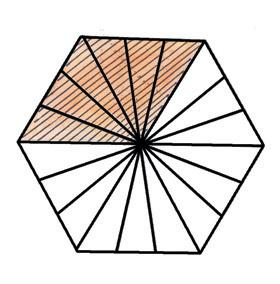
#> input picture files/images/Fraction1.jpg, 280 x 284 px; its folder holds only this picture in this run
$ python -i colored_images.py   (imports and definitions only)
#> lines starting #> are read from the running program, lines starting #| are printed output that depends on the picture
### color_extraction_utils.py
from collections import defaultdict

import color_conversion_utils as color_converter


def get_matching_color(color_to_be_matched, color_list):
    hue = color_to_be_matched[0]
    sat = color_to_be_matched[1]
    brightness = color_to_be_matched[2]
    if sat < 10 and brightness > 90:
        return tuple([0, 0, 100])
    if sat < 10 and brightness < 10:
        return tuple([0, 0, 0])
    for color in color_list:
        color_hue = color[0]
        color_sat = color[1]
        color_brightness = color[2]
        if hue in range(color_hue - 5, color_hue + 5) and sat in range(color_sat - 10, color_sat + 10)\
                and brightness in range(color_brightness - 10, color_brightness + 10):
            return color
    return None


def deduplicate_entries(colors_map, top_colors_limit, total_number_of_pixels):
    top_colors = {}
    top_colors[(0, 0, 100)] = 0
    top_colors[(0, 0, 0)] = 0
    for color in colors_map:
        matching_color = get_matching_color(color, top_colors.keys())
        print(matching_color)
        if matching_color is None:
            top_colors[color] = colors_map[color]
        else:
            top_colors[matching_color] += colors_map[color]
    top_colors_filtered = {k: v for k, v in top_colors.items() if v/float(total_number_of_pixels)*100 > 0.1}
    top_colors_sorted = sorted(top_colors_filtered, key=top_colors_filtered.get, reverse=True)
    return top_colors_sorted[0:top_colors_limit]


def get_top_colors_hsv(image, no_of_colors):
    # map storing the frequency of each pixel color (in bgr) present in the image
    color_freq_map = defaultdict(int)
    (rows, cols, levels) = image.shape
    for i in range(0, rows):
        for j in range(0, cols):
            pixel_color = tuple(image[i, j, :].astype('int'))
            color_freq_map[pixel_color] += 1
    sorted_colors = sorted(color_freq_map, key=color_freq_map.get, reverse=True)
    top_colors = sorted_colors[0:100]
    top_colors_map = {}
    for color in top_colors:
        hsv_color = color_converter.get_hsv_from_bgr_pixel(color)
        if hsv_color in top_colors_map:
            top_colors_map[hsv_color] += color_freq_map[color]
        else:
            top_colors_map[hsv_color] = color_freq_map[color]
    top_colors_hsv = deduplicate_entries(top_colors_map, no_of_colors, rows*cols)
    return top_colors_hsv

### color_conversion_utils.py
import cv2
import numpy as np
import matplotlib


def get_hsv_from_bgr_image(bgr_image):
    rgb_image = cv2.cvtColor(bgr_image, cv2.COLOR_BGR2RGB)
    rgb_image = rgb_image.astype('float32')
    rgb_image = rgb_image/255

    hsv_image = matplotlib.colors.rgb_to_hsv(rgb_image)
    hue_values = hsv_image[:, :, 0]
    saturation_values = hsv_image[:, :, 1]
    brightness_values = hsv_image[:, :, 2]
    hsv_image[:, :, 0] = (hue_values*360).astype('int')
    hsv_image[:, :, 1] = (saturation_values*100).astype('int')
    hsv_image[:, :, 2] = (brightness_values*100).astype('int')
    return hsv_image


def get_hsv_from_bgr_pixel(pixel):
    pixel_arr = [pixel[2], pixel[1], pixel[0]]
    rgb = np.array(pixel_arr)
    rgb_normalized = rgb/255.0
    hsv_pixel_val = matplotlib.colors.rgb_to_hsv(rgb_normalized)
    hue = int(hsv_pixel_val[0]*360)
    sat = int(hsv_pixel_val[1]*100)
    brightness = int(hsv_pixel_val[2]*100)
    hsv = tuple([hue, sat, brightness])
    return hsv


def get_bgr_from_hsv_pixel(pixel):
    hue = pixel[0]/360.0
    sat = pixel[1]/100.0
    brightness = pixel[2]/100.0
    rgb_pixel_normalized = matplotlib.colors.hsv_to_rgb([hue, sat, brightness])
    rgb_pixel = np.multiply(rgb_pixel_normalized, 255).astype('int')
    bgr_pixel = [rgb_pixel[2], rgb_pixel[1], rgb_pixel[0]]
    return tuple(bgr_pixel)

### ui_utils.py
import tkinter
#from Tkinter import *
from tkinter import filedialog
from tkinter import *
#import tkFileDialog
import file_paths as file
import color_conversion_utils as color_converter
import image_properties as prop


# [9 lines left out: function fetch, not called in this run]


def makeform(root, colors):
    entries = []
    for color in colors:
        bgr_color = color_converter.get_bgr_from_hsv_pixel(color)
        rgb_color = tuple([bgr_color[2], bgr_color[1], bgr_color[0]])
        background_color = '#%02x%02x%02x' % rgb_color
        row = Frame(root)
        lab = Label(row, width=10, text='', bg=background_color, anchor='w')
        ent = Entry(row)
        row.pack(side=TOP, padx=5, pady=5)
        lab.pack(side=LEFT)
        ent.pack(side=RIGHT)
        entries.append((color, ent))
    return entries


def assign_height_to_colors(distinct_colors):
    root = Tk()
    root.title("Enter heights")
    instruction = Label(0, text="Please enter the height you want to assign to each color,\n"
                                "in the range 0 to 10. (Blank entries will be considered as 0)", padx=10)
    instruction.pack()
    ents = makeform(root, distinct_colors)
    root.bind('<Return>', (lambda event, e=ents: fetch(e, root)))
    b1 = Button(root, text='Submit', command=(lambda e=ents: fetch(e, root)))
    b1.pack(side=LEFT, padx=5, pady=5)
    root.mainloop()


# [16 lines left out: function browse_image, not called in this run]

### image_properties.py
height_map = {}
scaling_factor = 0.9


def get_height_map():
    return height_map


def set_height_map(mapping):
    global height_map
    height_map = mapping


def get_scaling_factor():
    return scaling_factor


def set_scaling_factor(num):
    global scaling_factor
    scaling_factor = num

### colored_images.py
import cv2
import numpy as np
from skimage import measure
from skimage.filters import threshold_otsu
from stl import mesh

import color_conversion_utils as color_converter
import color_extraction_utils as color_extractor
import ui_utils as ui
import file_utils
import file_paths as file
import image_properties as prop


def convert_from_colored_to_gray(image, distinct_colors):
    rows = image.shape[0]
    cols = image.shape[1]
    gray_image = np.zeros((rows, cols)).astype('float32')
    for i in range(0, rows):
        for j in range(0, cols):
            pixel_val = tuple(image[i, j, :].astype('int'))
            gray_image[i][j] = get_gray_value_from_color(pixel_val, distinct_colors)
    return gray_image


def get_gray_value_from_color(pixel, distinct_colors):
    gray_value = 0
    matching_color = color_extractor.get_matching_color(pixel, distinct_colors)
    if matching_color is not None:
        gray_value = prop.get_height_map()[matching_color]*0.1
    return gray_value


def convertColoredImageToSTL(imageurl):
#> called with imageurl = 'files/images/Fraction1.jpg'
    image = cv2.imread(imageurl)
#> image is the input picture: shape (284, 280, 3); mean B, G, R 215.1, 218.5, 223.8

    distinct_colors = color_extractor.get_top_colors_hsv(image, 10)
#> after the loop in get_top_colors_hsv, `for i in range(0, rows):`: color_freq_map = 11269 items
#> in get_top_colors_hsv, `sorted_colors = sorted(color_freq_map, key=color_freq_map.get, reverse..`: sorted_colors = 11269 items, first 6: (255, 255, 255), (0, 0, 0), (254, 254, 254), (253, 253, 253), (252, 252, 252), (250, 250, 250)
#> in get_top_colors_hsv, `top_colors = sorted_colors[0:100]`: top_colors = 100 items, first 6: (255, 255, 255), (0, 0, 0), (254, 254, 254), (253, 253, 253), (252, 252, 252), (250, 250, 250)
#> the loop in get_top_colors_hsv, `for color in top_colors:` made 100 passes
#> (rgb in get_hsv_from_bgr_pixel, rgb_normalized in get_hsv_from_bgr_pixel, hsv_pixel_val in get_hsv_from_bgr_pixel, hue in get_hsv_from_bgr_pixel, sat in get_hsv_from_bgr_pixel, brightness in get_hsv_from_bgr_pixel) on passes 1, 3, 4, 5, 6, 7, 8, 9, 10, 11: ([255, 255, 255], [1, 1, 1], [0, 0, 1], 0, 0, 100), ([254, 254, 254], [0.996, 0.996, 0.996], [0, 0, 0.996], 0, 0, 99), ([253, 253, 253], [0.992, 0.992, 0.992], [0, 0, 0.992], 0, 0, 99), ([252, 252, 252], [0.988, 0.988, 0.988], [0, 0, 0.988], 0, 0, 98), ([250, 250, 250], [0.98, 0.98, 0.98], [0, 0, 0.98], 0, 0, 98), ([251, 251, 251], [0.984, 0.984, 0.984], [0, 0, 0.984], 0, 0, 98), ([249, 249, 249], [0.976, 0.976, 0.976], [0, 0, 0.976], 0, 0, 97), ([248, 248, 248], [0.973, 0.973, 0.973], [0, 0, 0.973], 0, 0, 97), ([247, 247, 247], [0.969, 0.969, 0.969], [0, 0, 0.969], 0, 0, 96), ([246, 246, 246], [0.965, 0.965, 0.965], [0, 0, 0.965], 0, 0, 96)
#> after the loop in get_top_colors_hsv, `for color in top_colors:`: top_colors_map = 58 items
#> the loop in deduplicate_entries, `for color in colors_map:` made 58 passes
#> (hue in get_matching_color, sat in get_matching_color, brightness in get_matching_color, matching_color) on passes 3, 4, 5, 6, 7, 8, 10, 11, 12, 13, 14, 15: (0, 0, 99, (0, 0, 100)), (0, 0, 98, (0, 0, 100)), (0, 0, 97, (0, 0, 100)), (0, 0, 96, (0, 0, 100)), (180, 0, 100, (0, 0, 100)), (0, 0, 95, (0, 0, 100)), (0, 0, 94, (0, 0, 100)), (60, 0, 100, (0, 0, 100)), (300, 0, 100, (0, 0, 100)), (180, 1, 100, (0, 0, 100)), (0, 0, 1, (0, 0, 0)), (0, 0, 93, (0, 0, 100))
#> color on passes 41 to 46: (0, 0, 72), (0, 0, 18), (0, 0, 74), (0, 0, 13), (30, 0, 100), (0, 0, 89)
#| (0, 0, 100)
#| (0, 0, 0)
#| (0, 0, 100)
#| (0, 0, 100)
#| (0, 0, 100)
#| (0, 0, 100)
#| (0, 0, 100)
#| (0, 0, 100)
#> (further printed lines are left out)

    ui.assign_height_to_colors(distinct_colors)
#> the loop in makeform, `for color in colors:` made 8 passes
#> color on passes 1 to 8: (0, 0, 100), (0, 0, 0), (0, 100, 1), (0, 0, 15), (240, 100, 0), (0, 0, 70), (0, 0, 43), (0, 0, 85)

    hsv_image = color_converter.get_hsv_from_bgr_image(image)
#> in get_hsv_from_bgr_image, `hsv_image = matplotlib.colors.rgb_to_hsv(rgb_image)`: hsv_image: shape (284, 280, 3) float32; mean of channels 0, 1, 2 0.0358, 0.07, 0.878
#> in get_hsv_from_bgr_image, `hue_values = hsv_image[:, :, 0]`:
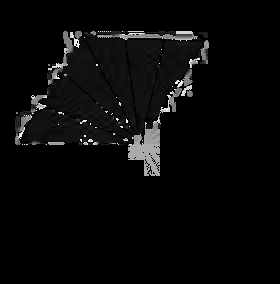
#> hue_values: shape (284, 280) float32; min 0, max 0.996, mean 0.0358
#> in get_hsv_from_bgr_image, `saturation_values = hsv_image[:, :, 1]`:
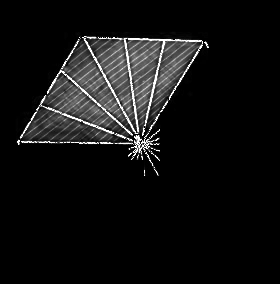
#> saturation_values: shape (284, 280) float32; min 0, max 1, mean 0.07
#> in get_hsv_from_bgr_image, `brightness_values = hsv_image[:, :, 2]`:
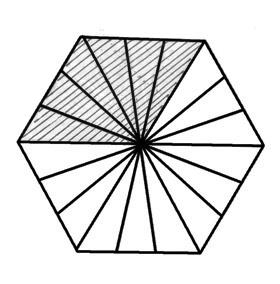
#> brightness_values: shape (284, 280) float32; min 0, max 1, mean 0.878
#> in get_hsv_from_bgr_image, `hsv_image[:, :, 0] = (hue_values*360).astype('int')`: hsv_image: shape (284, 280, 3) float32; mean of channels 0, 1, 2 12.8, 0.1, 0.9
#> in get_hsv_from_bgr_image, `hsv_image[:, :, 1] = (saturation_values*100).astype('int')`: hsv_image: shape (284, 280, 3) float32; mean of channels 0, 1, 2 12.8, 6.9, 0.9
#> in get_hsv_from_bgr_image, `hsv_image[:, :, 2] = (brightness_values*100).astype('int')`: hsv_image: shape (284, 280, 3) float32; mean of channels 0, 1, 2 12.8, 6.9, 87.6
    gray_image = convert_from_colored_to_gray(hsv_image, distinct_colors)
#> after the loop in convert_from_colored_to_gray, `for i in range(0, rows):`: gray_image: shape (284, 280) float32; every value is 0

    gray_image = cv2.medianBlur(gray_image, 3)

    # Perform 'closing' morphological operation on the image
    kernel = np.ones((1, 1), np.uint8)
    gray_image = cv2.morphologyEx(gray_image, cv2.MORPH_CLOSE, kernel)

    # Figure out the scaling parameter according to original size and then scale
    scale = prop.get_scaling_factor()
    gray_image = cv2.resize(gray_image, (0, 0), fx=scale, fy=scale)

    # Find the threshold to separate foreground from background using OTSU's thresholding method
    threshold = threshold_otsu(gray_image)
    (rows, cols) = gray_image.shape

    '''
    Create a 3D voxel data from the image
    The top-most (#1) and bottom-most (#13) layer will contain all zeros
    The middle 10 layers (#3 to #12) contain the same pixel values as the grayscale image
    There is an additional layer(#2) for the base of the model
    '''
    layers = 14
    rows += 2
    cols += 2
    voxel = np.zeros((rows, cols, layers))
    voxel[:, :, 1] = np.ones((rows, cols)).astype('float32')

    # making the boundary voxel values to be zero, for the marching cubes algorithm to work correctly
    voxel[0, :, :] = np.zeros((cols, layers)).astype('float32')
    voxel[(rows - 1), :, :] = np.zeros((cols, layers)).astype('float32')

    voxel[:, 0, :] = np.zeros((rows, layers)).astype('float32')
    voxel[:, (cols - 1), :] = np.zeros((rows, layers)).astype('float32')

    '''
    Create the middle 10 layers from the image
    Based on the pixel values the layers are created to assign different heights to different regions in the image
    '''
    for level in range(1, 10):
        level_threshold = level * 0.1
        for j in range(0, rows - 2):
            for k in range(0, cols - 2):
                pixel_value = gray_image[j][k]
                if pixel_value > level_threshold:
                    voxel[j + 1][k + 1][level + 1] = pixel_value

    '''
    Run the marching cubes algorithm to extract surface mesh from 3D volume. Params:
        volume : (M, N, P) array of doubles
            Input data volume to find isosurfaces. Will be cast to `np.float64`.
        level : float
            Contour value to search for isosurfaces in `volume`. If not
            given or None, the average of the min and max of vol is used.
        spacing : length-3 tuple of floats
            Voxel spacing in spatial dimensions corresponding to numpy array
            indexing dimensions (M, N, P) as in `volume`.
        gradient_direction : string
            Controls if the mesh was generated from an isosurface with gradient
            descent toward objects of interest (the default), or the opposite.
            The two options are:
            * descent : Object was greater than exterior
            * ascent : Exterior was greater than object
    '''
    verts, faces, normals, values = measure.marching_cubes_lewiner(volume=voxel, level=threshold,
                                                                   spacing=(1., 1., 1.), gradient_direction='descent')

    # Export the mesh as stl
    mymesh = mesh.Mesh(np.zeros(faces.shape[0], dtype=mesh.Mesh.dtype))

    for i, f in enumerate(faces):
        for j in range(3):
            mymesh.vectors[i][j] = verts[f[j], :]

    file_utils.save_mesh_to_file(imageurl, mymesh)


# [2 lines not run here, left out]

#> (the run stopped early here; a loop or call above may not have finished)

$ run again, on files/images/photosynthesis.PNG
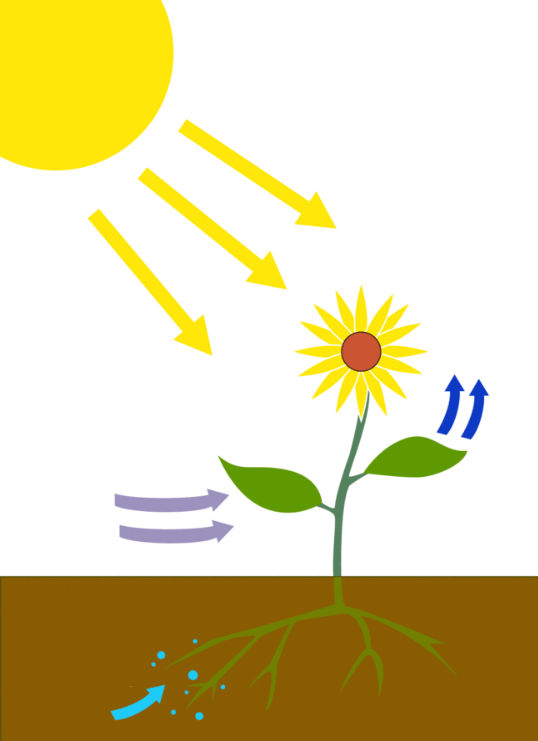
#> input picture files/images/photosynthesis.PNG, 538 x 741 px
#> in convertColoredImageToSTL, image is the input picture: shape (741, 538, 3); mean B, G, R 168.1, 212.8, 223.4
#> after the loop in get_top_colors_hsv, `for i in range(0, rows):`: color_freq_map = 4248 items
#> sorted_colors = 4248 items, first 6: (255, 255, 255), (1, 92, 137), (9, 231, 255), (1, 153, 94), (189, 146, 155), (6, 231, 254)
#> top_colors = 100 items, first 6: (255, 255, 255), (1, 92, 137), (9, 231, 255), (1, 153, 94), (189, 146, 155), (6, 231, 254)
#> the loop in get_top_colors_hsv, `for color in top_colors:` made 100 passes
#> (color, rgb in get_hsv_from_bgr_pixel, rgb_normalized in get_hsv_from_bgr_pixel, hsv_pixel_val in get_hsv_from_bgr_pixel, hue in get_hsv_from_bgr_pixel, sat in get_hsv_from_bgr_pixel, brightness in get_hsv_from_bgr_pixel) on passes 2 to 5: ((1, 92, 137), [137, 92, 1], [0.537, 0.361, 0.00392], [0.112, 0.993, 0.537], 40, 99, 53), ((9, 231, 255), [255, 231, 9], [1, 0.906, 0.0353], [0.15, 0.965, 1], 54, 96, 100), ((1, 153, 94), [94, 153, 1], [0.369, 0.6, 0.00392], [0.231, 0.993, 0.6], 83, 99, 60), ((189, 146, 155), [155, 146, 189], [0.608, 0.573, 0.741], [0.702, 0.228, 0.741], 252, 22, 74)
#> after the loop in get_top_colors_hsv, `for color in top_colors:`: top_colors_map = 63 items
#> the loop in deduplicate_entries, `for color in colors_map:` made 63 passes
#> (hue in get_matching_color, sat in get_matching_color, brightness in get_matching_color, matching_color) on passes 6, 9, 12, 15, 17, 18, 19, 20: (54, 97, 99, (54, 96, 100)), (66, 99, 49, (67, 99, 50)), (40, 98, 52, (40, 99, 53)), (40, 98, 53, (40, 99, 53)), (60, 2, 95, (0, 0, 100)), (54, 96, 99, (54, 96, 100)), (60, 0, 100, (0, 0, 100)), (192, 87, 96, (192, 87, 97))
#> (printed output is left out)
#> the loop in makeform, `for color in colors:` made 10 passes
#> color on passes 1 to 8: (0, 0, 100), (40, 99, 53), (54, 96, 100), (83, 99, 60), (67, 99, 50), (252, 22, 74), (13, 75, 79), (133, 35, 50)
#> in get_hsv_from_bgr_image, `saturation_values = hsv_image[:, :, 1]`:
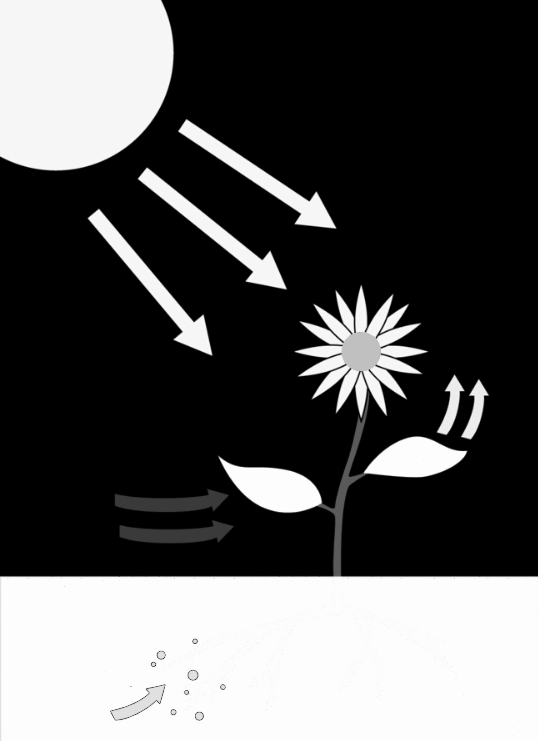
#> saturation_values: shape (741, 538) float32; min 0, max 0.993, mean 0.341
#> in get_hsv_from_bgr_image, `brightness_values = hsv_image[:, :, 2]`:
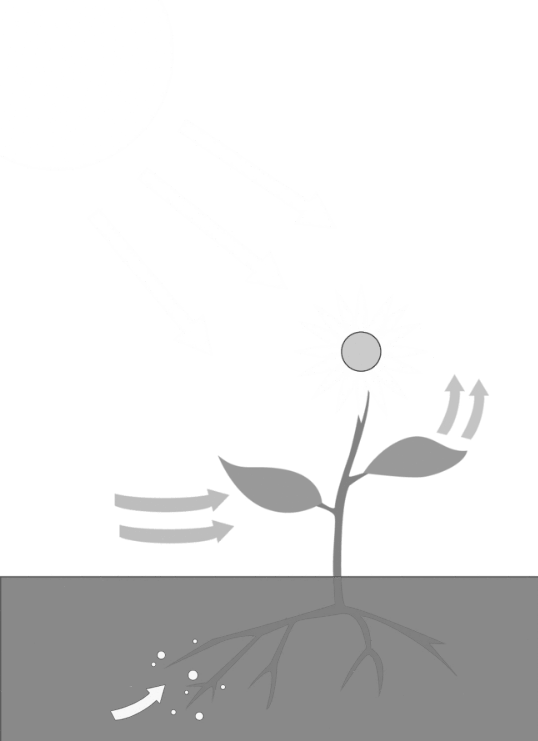
#> brightness_values: shape (741, 538) float32; min 0.278, max 1, mean 0.885
